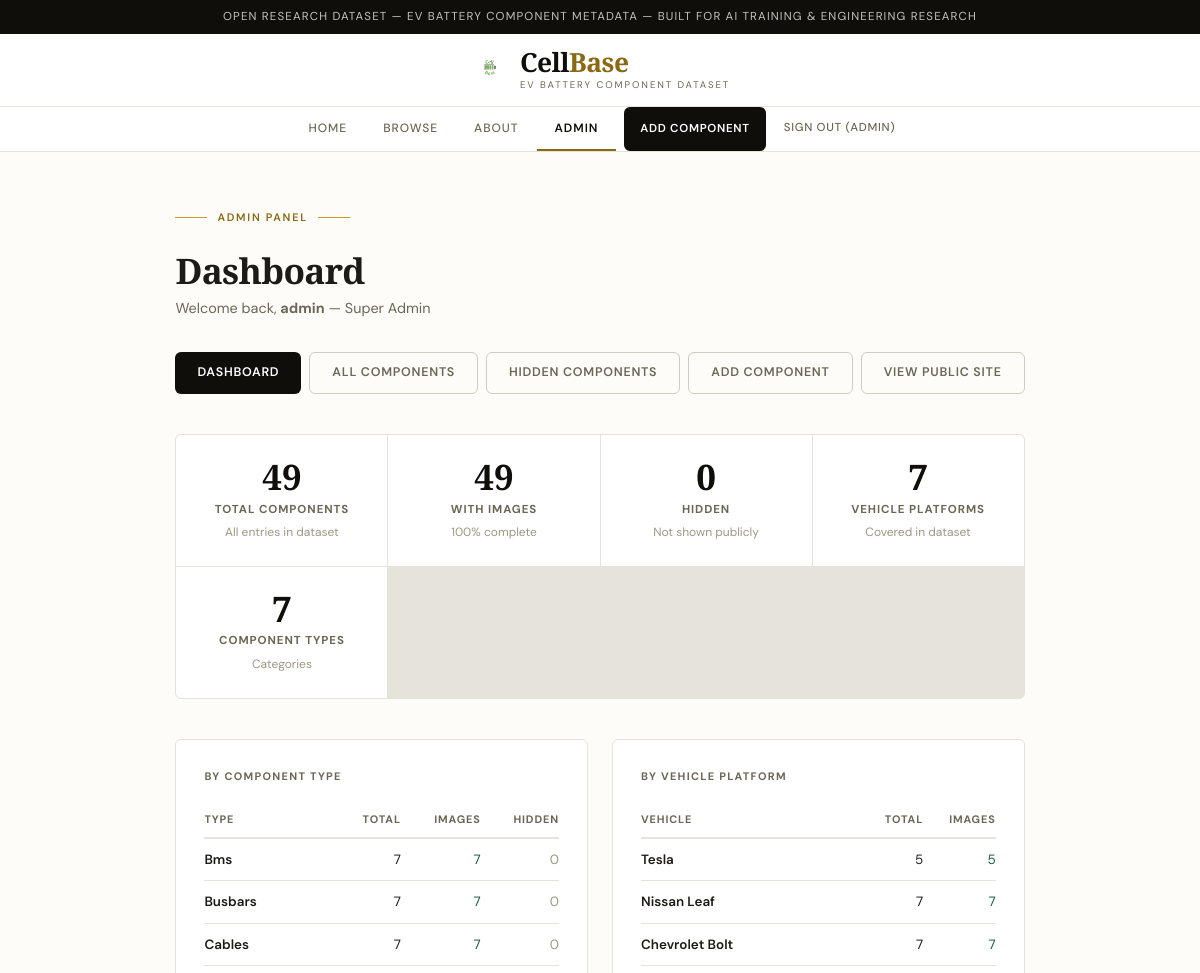
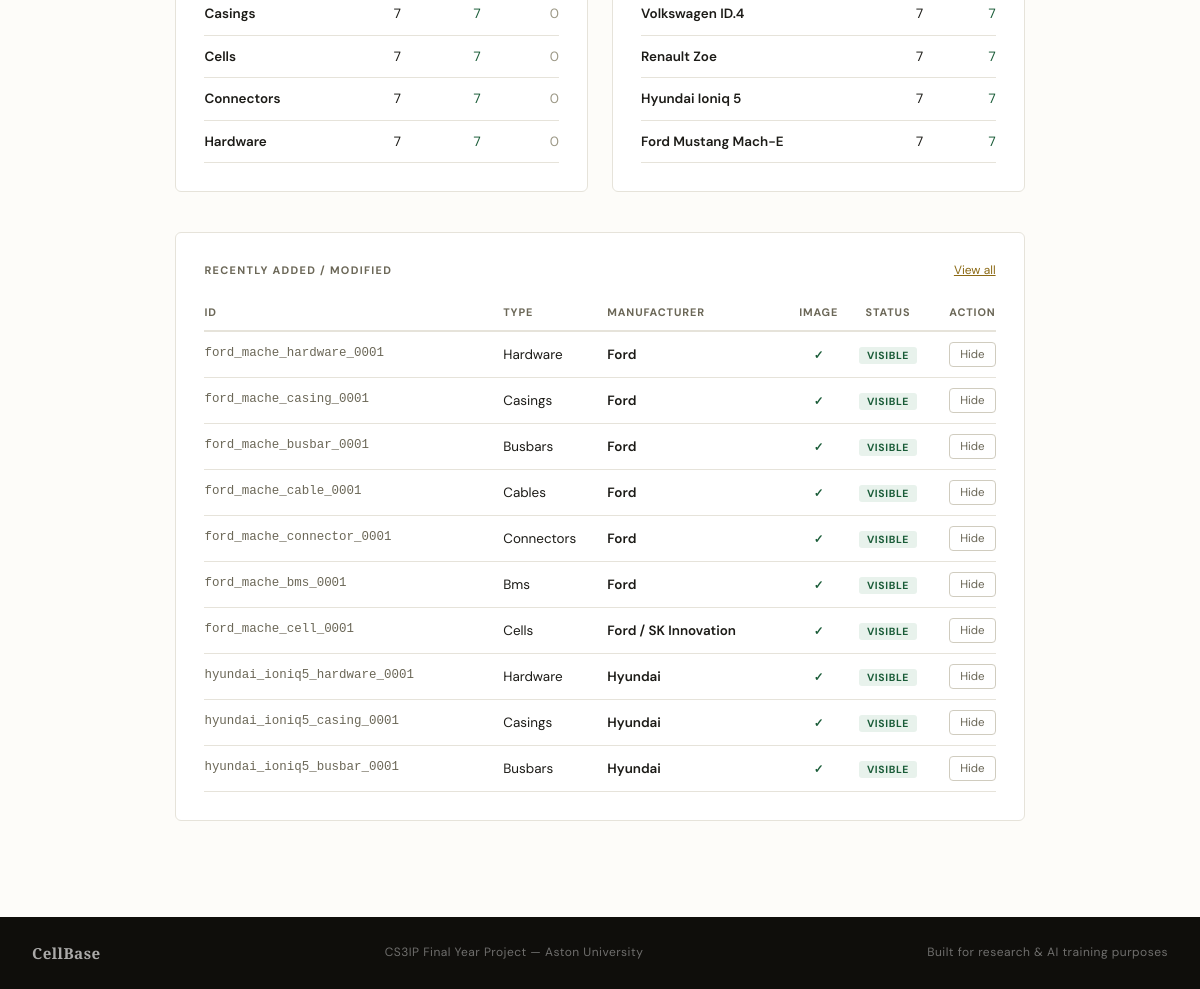
/admin/ (signed in), run on the app's committed database (2 pictures, top to bottom).
### tables this page shows
CREATE TABLE components (
            id TEXT PRIMARY KEY,
            type TEXT NOT NULL,
            manufacturer TEXT,
            model TEXT,
            specs TEXT,  -- We will store flexible specs (voltage, etc) as JSON text
            image_path TEXT,
            source_url TEXT
        , hidden INTEGER DEFAULT 0);

### app.py (the view)
@app.route('/admin')
@app.route('/admin/')
@login_required
def admin_dashboard():
    conn = get_db()
    total       = conn.execute("SELECT COUNT(*) FROM components").fetchone()[0]
    with_images = conn.execute("SELECT COUNT(*) FROM components WHERE image_path IS NOT NULL AND image_path != ''").fetchone()[0]
    hidden      = conn.execute("SELECT COUNT(*) FROM components WHERE hidden=1").fetchone()[0]
    image_pct   = round((with_images / total * 100)) if total > 0 else 0
    type_rows = conn.execute("""
        SELECT type,
               COUNT(*) as total,
               SUM(CASE WHEN image_path IS NOT NULL AND image_path != '' THEN 1 ELSE 0 END) as with_images,
               SUM(CASE WHEN hidden=1 THEN 1 ELSE 0 END) as hidden
        FROM components GROUP BY type ORDER BY type
    """).fetchall()
    vehicle_breakdown = []
    for v in VEHICLES:
        if v['slug'] == 'chevrolet':
            row = conn.execute("SELECT COUNT(*) as total, SUM(CASE WHEN image_path IS NOT NULL AND image_path != '' THEN 1 ELSE 0 END) as with_images FROM components WHERE id LIKE ?", (v['filter'],)).fetchone()
        else:
            row = conn.execute("SELECT COUNT(*) as total, SUM(CASE WHEN image_path IS NOT NULL AND image_path != '' THEN 1 ELSE 0 END) as with_images FROM components WHERE LOWER(manufacturer) LIKE ?", (v['filter'],)).fetchone()
        vehicle_breakdown.append({'name': v['name'], 'total': row['total'] or 0, 'with_images': row['with_images'] or 0})
    recent = conn.execute("SELECT id, type, manufacturer, model, image_path, hidden FROM components ORDER BY rowid DESC LIMIT 10").fetchall()
    conn.close()
    stats = {
        'total': total, 'with_images': with_images,
        'hidden': hidden, 'image_pct': image_pct,
        'vehicles': len(VEHICLES), 'component_types': len(type_rows)
    }
    return render_template('admin_dashboard.html',
                           stats=stats, type_breakdown=type_rows,
                           vehicle_breakdown=vehicle_breakdown, recent=recent)

### app.py (called while the page is built)
def get_db():
    conn = sqlite3.connect(DB_PATH)
    conn.row_factory = sqlite3.Row
    return conn

def login_required(f):
    @wraps(f)
    def decorated(*args, **kwargs):
        if 'username' not in session:
            flash('Please sign in to access the admin panel.', 'error')
            return redirect(url_for('login'))
        return f(*args, **kwargs)
    return decorated

### templates/admin_dashboard.html
{% extends "base.html" %}
{% block content %}
<div style="margin-bottom:32px;">
  <div class="hero-eyebrow">Admin Panel</div>
  <h1 class="page-title">Dashboard</h1>
  <p style="color:var(--text-muted);font-size:0.9rem;">
    Welcome back, <strong>{{ session.username }}</strong> &mdash; {{ session.role }}
  </p>
</div>
<div style="display:flex;gap:8px;margin-bottom:40px;flex-wrap:wrap;">
  <a href="{{ url_for('admin_dashboard') }}" class="btn">Dashboard</a>
  <a href="{{ url_for('admin_components') }}" class="btn secondary">All Components</a>
  <a href="{{ url_for('admin_hidden') }}" class="btn secondary">Hidden Components</a>
  <a href="{{ url_for('add_component') }}" class="btn secondary">Add Component</a>
  <a href="{{ url_for('index') }}" class="btn secondary">View Public Site</a>
</div>
<div style="display:grid;grid-template-columns:repeat(auto-fill,minmax(200px,1fr));gap:1px;
            background:var(--border);border:1px solid var(--border);
            border-radius:var(--radius-md);overflow:hidden;margin-bottom:40px;">
  {% set stat_items = [
    ('Total Components', stats.total, 'All entries in dataset'),
    ('With Images', stats.with_images, stats.image_pct|string + '% complete'),
    ('Hidden', stats.hidden, 'Not shown publicly'),
    ('Vehicle Platforms', stats.vehicles, 'Covered in dataset'),
    ('Component Types', stats.component_types, 'Categories'),
  ] %}
  {% for label, value, sub in stat_items %}
  <div style="background:var(--surface);padding:24px;text-align:center;">
    <div style="font-family:var(--font-display);font-size:2.2rem;font-weight:700;
                color:var(--ink);line-height:1;">{{ value }}</div>
    <div style="font-size:0.72rem;font-weight:700;letter-spacing:0.08em;
                text-transform:uppercase;color:var(--text-muted);margin-top:6px;">{{ label }}</div>
    <div style="font-size:0.75rem;color:var(--text-light);margin-top:4px;">{{ sub }}</div>
  </div>
  {% endfor %}
</div>
<div style="display:grid;grid-template-columns:1fr 1fr;gap:24px;margin-bottom:40px;">
  <div class="panel">
    <h3>By Component Type</h3>
    <table style="width:100%;border-collapse:collapse;font-size:0.84rem;">
      <thead>
        <tr style="border-bottom:2px solid var(--border);">
          <th style="text-align:left;padding:8px 0;font-size:0.68rem;letter-spacing:0.08em;text-transform:uppercase;color:var(--text-muted);">Type</th>
          <th style="text-align:right;padding:8px 0;font-size:0.68rem;letter-spacing:0.08em;text-transform:uppercase;color:var(--text-muted);">Total</th>
          <th style="text-align:right;padding:8px 0;font-size:0.68rem;letter-spacing:0.08em;text-transform:uppercase;color:var(--text-muted);">Images</th>
          <th style="text-align:right;padding:8px 0;font-size:0.68rem;letter-spacing:0.08em;text-transform:uppercase;color:var(--text-muted);">Hidden</th>
        </tr>
      </thead>
      <tbody>
        {% for row in type_breakdown %}
        <tr style="border-bottom:1px solid var(--border);">
          <td style="padding:10px 0;font-weight:600;text-transform:capitalize;">{{ row['type'] }}</td>
          <td style="padding:10px 0;text-align:right;">{{ row['total'] }}</td>
          <td style="padding:10px 0;text-align:right;color:var(--green);">{{ row['with_images'] }}</td>
          <td style="padding:10px 0;text-align:right;color:{% if row['hidden'] > 0 %}var(--gold){% else %}var(--text-light){% endif %};">{{ row['hidden'] }}</td>
        </tr>
        {% endfor %}
      </tbody>
    </table>
  </div>
  <div class="panel">
    <h3>By Vehicle Platform</h3>
    <table style="width:100%;border-collapse:collapse;font-size:0.84rem;">
      <thead>
        <tr style="border-bottom:2px solid var(--border);">
          <th style="text-align:left;padding:8px 0;font-size:0.68rem;letter-spacing:0.08em;text-transform:uppercase;color:var(--text-muted);">Vehicle</th>
          <th style="text-align:right;padding:8px 0;font-size:0.68rem;letter-spacing:0.08em;text-transform:uppercase;color:var(--text-muted);">Total</th>
          <th style="text-align:right;padding:8px 0;font-size:0.68rem;letter-spacing:0.08em;text-transform:uppercase;color:var(--text-muted);">Images</th>
        </tr>
      </thead>
      <tbody>
        {% for row in vehicle_breakdown %}
        <tr style="border-bottom:1px solid var(--border);">
          <td style="padding:10px 0;font-weight:600;">{{ row['name'] }}</td>
          <td style="padding:10px 0;text-align:right;">{{ row['total'] }}</td>
          <td style="padding:10px 0;text-align:right;color:var(--green);">{{ row['with_images'] }}</td>
        </tr>
        {% endfor %}
      </tbody>
    </table>
  </div>
</div>
<div class="panel">
  <div style="display:flex;justify-content:space-between;align-items:center;margin-bottom:16px;">
    <h3 style="margin-bottom:0;">Recently Added / Modified</h3>
    <a href="{{ url_for('admin_components') }}" style="font-size:0.75rem;color:var(--gold);text-decoration:underline;">View all</a>
  </div>
  <table style="width:100%;border-collapse:collapse;font-size:0.84rem;">
    <thead>
      <tr style="border-bottom:2px solid var(--border);">
        <th style="text-align:left;padding:8px 0;font-size:0.68rem;letter-spacing:0.08em;text-transform:uppercase;color:var(--text-muted);">ID</th>
        <th style="text-align:left;padding:8px 0;font-size:0.68rem;letter-spacing:0.08em;text-transform:uppercase;color:var(--text-muted);">Type</th>
        <th style="text-align:left;padding:8px 0;font-size:0.68rem;letter-spacing:0.08em;text-transform:uppercase;color:var(--text-muted);">Manufacturer</th>
        <th style="text-align:center;padding:8px 0;font-size:0.68rem;letter-spacing:0.08em;text-transform:uppercase;color:var(--text-muted);">Image</th>
        <th style="text-align:center;padding:8px 0;font-size:0.68rem;letter-spacing:0.08em;text-transform:uppercase;color:var(--text-muted);">Status</th>
        <th style="text-align:right;padding:8px 0;font-size:0.68rem;letter-spacing:0.08em;text-transform:uppercase;color:var(--text-muted);">Action</th>
      </tr>
    </thead>
    <tbody>
      {% for c in recent %}
      <tr style="border-bottom:1px solid var(--border);">
        <td style="padding:10px 0;font-family:monospace;font-size:0.78rem;color:var(--text-muted);">{{ c['id'] }}</td>
        <td style="padding:10px 0;text-transform:capitalize;">{{ c['type'] }}</td>
        <td style="padding:10px 0;font-weight:600;">{{ c['manufacturer'] }}</td>
        <td style="padding:10px 0;text-align:center;">
          {% if c['image_path'] %}
            <span style="color:var(--green);font-size:0.72rem;font-weight:700;">✓</span>
          {% else %}
            <span style="color:var(--text-light);font-size:0.72rem;">—</span>
          {% endif %}
        </td>
        <td style="padding:10px 0;text-align:center;">
          {% if c['hidden'] %}
            <span style="background:var(--gold-light);color:var(--gold);font-size:0.65rem;font-weight:700;
                         letter-spacing:0.06em;text-transform:uppercase;padding:2px 8px;border-radius:3px;">Hidden</span>
          {% else %}
            <span style="background:var(--green-light);color:var(--green);font-size:0.65rem;font-weight:700;
                         letter-spacing:0.06em;text-transform:uppercase;padding:2px 8px;border-radius:3px;">Visible</span>
          {% endif %}
        </td>
        <td style="padding:10px 0;text-align:right;">
          <form method="post" action="{{ url_for('admin_toggle_hide', id=c['id']) }}" style="display:inline;">
            <button type="submit" style="background:none;border:1px solid var(--border-mid);
                    border-radius:4px;padding:4px 10px;font-size:0.72rem;cursor:pointer;
                    color:var(--text-muted);font-family:var(--font-body);">
              {{ 'Show' if c['hidden'] else 'Hide' }}
            </button>
          </form>
        </td>
      </tr>
      {% endfor %}
    </tbody>
  </table>
</div>
{% endblock %}

### static/css/style.css (style rules this page uses)
*, *::before, *::after { box-sizing: border-box; margin: 0; padding: 0; }
:root { --ink: #0f0e0b; --parchment: #f7f5f0; --cream: #fdfcf9; --surface: #ffffff; --border: #e6e3da; --border-mid: #d0ccbf; --text: #1c1b17; --text-muted: #6b6757; --text-light: #9c9886; --gold: #8b6914; --gold-mid: #c49a2a; --gold-light: #faf4e1; --green: #1a5c38; --green-light: #e8f2ec; --radius: 2px; --radius-md: 6px; --shadow: 0 2px 12px rgba(0,0,0,0.07); --shadow-md: 0 4px 24px rgba(0,0,0,0.10); --font-display: 'Playfair Display', Georgia, serif; --font-body: 'DM Sans', system-ui, sans-serif; --max-w: 1280px; }
html { font-size: 16px; }
body { font-family: var(--font-body); background: var(--cream); color: var(--text); line-height: 1.6; min-height: 100vh; display: flex; flex-direction: column; }
a { color: inherit; text-decoration: none; }
.panel { background: var(--surface); border: 1px solid var(--border); border-radius: var(--radius-md); padding: 28px; }
.panel h3 { font-size: 0.68rem; font-weight: 700; letter-spacing: 0.12em; text-transform: uppercase; color: var(--text-muted); margin-bottom: 18px; }
.btn { display: inline-flex; align-items: center; justify-content: center; padding: 10px 22px; background: var(--ink); color: var(--surface); border: none; border-radius: var(--radius-md); font-family: var(--font-body); font-size: 0.78rem; font-weight: 600; letter-spacing: 0.06em; text-transform: uppercase; cursor: pointer; transition: opacity 0.15s; }
.btn.secondary { background: transparent; color: var(--text-muted); border: 1px solid var(--border-mid); }
.page-title { font-family: var(--font-display); font-size: 2.2rem; font-weight: 700; letter-spacing: -0.02em; line-height: 1.1; margin-bottom: 8px; }
.hero-eyebrow { display: inline-flex; align-items: center; gap: 10px; font-size: 0.68rem; font-weight: 600; letter-spacing: 0.16em; text-transform: uppercase; color: var(--gold); margin-bottom: 24px; }
.hero-eyebrow::before, .hero-eyebrow::after { content: ''; display: block; width: 32px; height: 1px; background: var(--gold-mid); }

### data on the page
components: id "ford_mache_hardware_0001", type "Hardware", manufacturer "Ford", shows "VISIBLE", hidden "Hide"
components: id "ford_mache_casing_0001", type "Casings", manufacturer "Ford", shows "VISIBLE", hidden "Hide"
components: id "ford_mache_busbar_0001", type "Busbars", manufacturer "Ford", shows "VISIBLE", hidden "Hide"
components: id "ford_mache_cable_0001", type "Cables", manufacturer "Ford", shows "VISIBLE", hidden "Hide"
components: id "ford_mache_connector_0001", type "Connectors", manufacturer "Ford", shows "VISIBLE", hidden "Hide"
components: id "ford_mache_bms_0001", type "Bms", manufacturer "Ford", shows "VISIBLE", hidden "Hide"
components: id "ford_mache_cell_0001", type "Cells", manufacturer "Ford / SK Innovation", shows "VISIBLE", hidden "Hide"
components: id "hyundai_ioniq5_hardware_0001", type "Hardware", manufacturer "Hyundai", shows "VISIBLE", hidden "Hide"
components: id "hyundai_ioniq5_casing_0001", type "Casings", manufacturer "Hyundai", shows "VISIBLE", hidden "Hide"
components: id "hyundai_ioniq5_busbar_0001", type "Busbars", manufacturer "Hyundai", shows "VISIBLE", hidden "Hide"

### other printed values
{{ session.username }} "ADMIN"
{{ session.username }} "admin"
{{ session.role }} "Super Admin"
{{ value }} "49" "49" "0" "7" "7"
{{ label }} "TOTAL COMPONENTS" "WITH IMAGES" "HIDDEN" "VEHICLE PLATFORMS" "COMPONENT TYPES"
{{ sub }} "All entries in dataset" "100% complete" "Not shown publicly" "Covered in dataset" "Categories"
{{ row['type'] }} "Bms" "Busbars" "Cables" "Casings" "Cells" "Connectors" "Hardware"
{{ row['total'] }} "7" "7" "7" "7" "7" "7" "7"
{{ row['with_images'] }} "7" "7" "7" "7" "7" "7" "7"
{{ row['hidden'] }} "0" "0" "0" "0" "0" "0" "0"
{{ row['name'] }} "Tesla" "Nissan Leaf" "Chevrolet Bolt" "Volkswagen ID.4" "Renault Zoe" "Hyundai Ioniq 5" "Ford Mustang Mach-E"
{{ row['total'] }} "5" "7" "7" "7" "7" "7" "7"
{{ row['with_images'] }} "5" "7" "7" "7" "7" "7" "7"
